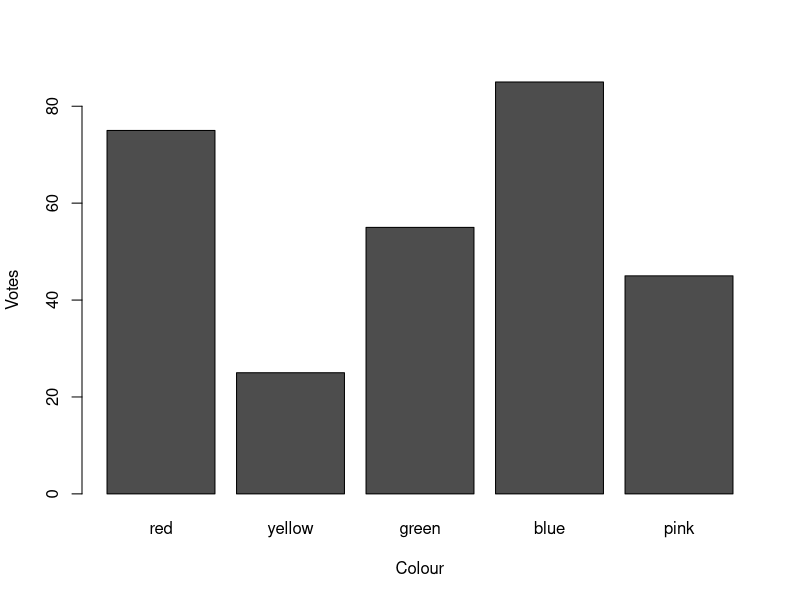

Generate this figure with R:
# Task 4 - Create a simple bar plot of five subjects

red <- 75
yellow <- 25
green <- 55
blue <- 85
pink <- 45

fav_colours <- cbind(red, yellow, green, blue, pink)
print(fav_colours)
barplot(fav_colours, xlab="Colour", ylab ="Votes")
